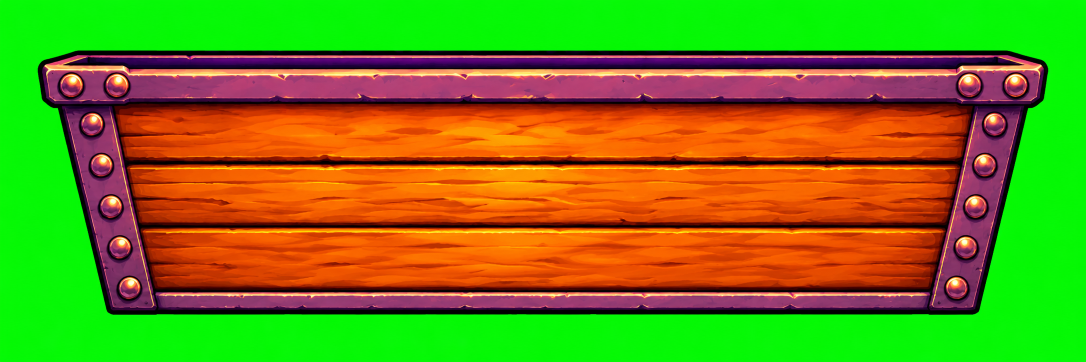
#> input picture art/raw/cart-mine.png, 2172 x 724 px (shown at 1/2 size)
$ python -i import_cart.py   (imports and definitions only)
#> lines starting #> are read from the running program, lines starting #| are printed output that depends on the picture
#!/usr/bin/env python3
"""Import the Mine Cart Ride art (art/raw/cart-mine.png, cart-wheel.png, prop-cart-beam.png, prop-cart-crystal.png)
into assets/cart/ at 2x the on-screen size. Bounds and key colours come from art/cart-ride-originals.json.

The cart body is cut in three (left end, middle, right end; ChatGPT's split points x=400 and x=1770) so the game can
stretch only the plain middle when more cats ride. The wheel is cropped square about its axle so it spins true.
Keying is by distance to the flat green, so the crystals' cyan is kept.
"""
import json, os
import numpy as np
from PIL import Image

ROOT = os.path.dirname(os.path.dirname(os.path.abspath(__file__)))
OUT = os.path.join(ROOT, 'assets/cart')
K = 2                                                 # stored at 2x the on-screen size (the game draws at RES 2)
# [1 line not run here, left out]


def keyed(name):
    e = info[name]; im = Image.open(os.path.join(ROOT, e['file'])).convert('RGBA')
    a = np.asarray(im).astype(float); key = np.array(e['key_rgb'], float)
    d = np.sqrt(((a[..., :3] - key) ** 2).sum(-1))
    alpha = np.clip((d - 70) / 60, 0, 1)              # well away from the green: solid; near it: see-through
    rgb = a[..., :3].copy()
    edge = alpha < 1                                  # take the green cast off the soft edge
    g_over = rgb[..., 1] - np.maximum(rgb[..., 0], rgb[..., 2])
    rgb[..., 1] = np.where(edge & (g_over > 0), rgb[..., 1] - g_over, rgb[..., 1])
    out = np.dstack([rgb, alpha * 255]).astype(np.uint8)
    x0, y0, x1, y1 = e['bounds_xyxy']
    return Image.fromarray(out, 'RGBA').crop((x0, y0, x1, y1)), (x0, y0)


def fit(im, w=None, h=None):
    k = (w / im.width) if w else (h / im.height)
    return im.convert('RGBa').resize((max(1, round(im.width * k)), max(1, round(im.height * k))), Image.LANCZOS).convert('RGBA')


def save(im, name):
    os.makedirs(OUT, exist_ok=True); im.save(os.path.join(OUT, name)); print(f'{name:18} {im.width}x{im.height}')


# The cart: 52 tall on screen, in three pieces.
# [1 line that did not run here, left out]
# [1 line that did not run here, left out]
# [2 lines not run here, left out]
# The wheel: square about its axle (source 768, 512), 30 across.
# [1 line that did not run here, left out]
#> `sq = Image.new('RGBA', (2 * r, 2 * r), (0, 0, 0, 0)); sq.alpha_composi..`: sq: PIL image 882x882 RGBA; every value is 0
r = max(768 - 335, 1200 - 768, 512 - 71, 953 - 512)
# [4 lines not run here, left out]

>>> import cv2
>>> picture = cv2.imread('../art/raw/cart-mine.png', cv2.IMREAD_GRAYSCALE)
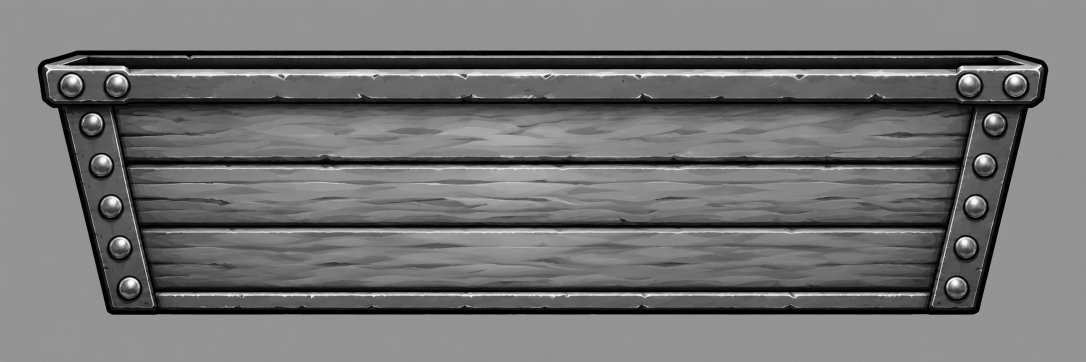
#> picture: shape (724, 2172) (shown at 1/2 size); min 0, max 254, mean 114.7
#> (the run stopped early here; a loop or call above may not have finished)
